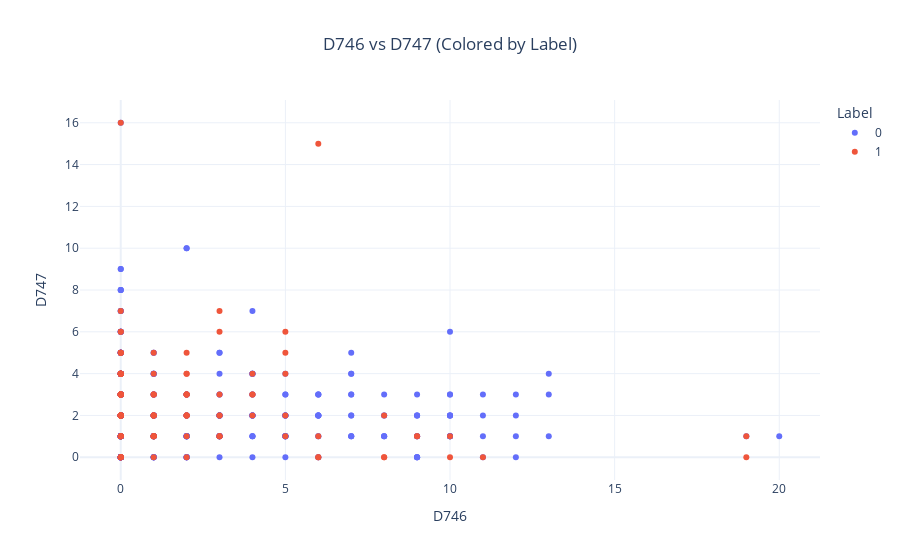

Notebook code for this chart:
### Code cell
import pandas as pd
import plotly.express as px

df = pd.read_csv('DIA_trainingset_Mold2_descriptors.csv')

# Convert label to string for coloring
df['Label'] = df['Label'].astype(str)

fig = px.scatter(df, x="D746", y="D747", color="Label",
                 title="D746 vs D747 (Colored by Label)",
                 labels={"D001": "D001", "D002": "D002", "Label": "Label"},
                 template="plotly_white")

fig.update_layout(title_x=0.5)
fig.show()

### Figure 1 — Plotly figure (JSON) as saved in the notebook; plotly's stock layout.template omitted (floating-point values rounded to 4 significant figures; data arrays with more than 128 entries replaced by an {"elided": "..."} marker saying what was removed)
{"data": [{"hovertemplate": "Label=0<br>D746=%{x}<br>D747=%{y}<extra></extra>", "legendgroup": "0", "marker": {"color": "#636efa", "symbol": "circle"}, "mode": "markers", "name": "0", "orientation": "v", "showlegend": true, "type": "scatter", "x": {"elided": "359 int values"}, "xaxis": "x", "y": {"elided": "359 int values"}, "yaxis": "y"}, {"hovertemplate": "Label=1<br>D746=%{x}<br>D747=%{y}<extra></extra>", "legendgroup": "1", "marker": {"color": "#EF553B", "symbol": "circle"}, "mode": "markers", "name": "1", "orientation": "v", "showlegend": true, "type": "scatter", "x": [0, 0, 0, 2, 8, 0, 0, 0, 2, 5, 2, 2, 5, 0, 0, 0, 1, 9, 0, 3, 0, 3, 1, 0, 0, 0, 11, 0, 0, 0, 0, 0, 0, 8, 6, 2, 2, 3, 0, 0, 1, 3, 0, 0, 3, 2, 0, 0, 2, 1, 1, 1, 1, 0, 19, 0, 0, 0, 3, 0, 2, 0, 0, 0, 0, 0, 4, 6, 4, 0, 1, 8, 3, 5, 0, 5, 0, 4, 10, 1, 0, 6, 3, 1, 0, 2, 1, 1, 5, 0, 2, 1, 0, 0, 1, 0, 19, 9, 1, 0, 0, 0, 1, 0, 2, 0, 0, 2, 0, 1, 0, 10, 0, 0, 4, 0, 0, 6], "xaxis": "x", "y": [3, 2, 2, 5, 0, 4, 3, 16, 3, 1, 2, 2, 6, 3, 1, 3, 1, 1, 2, 6, 2, 1, 1, 3, 6, 3, 0, 1, 4, 1, 4, 4, 2, 2, 1, 4, 2, 1, 2, 3, 2, 3, 6, 2, 2, 2, 5, 4, 3, 1, 4, 3, 2, 4, 1, 0, 0, 3, 2, 0, 4, 4, 2, 0, 4, 7, 4, 15, 3, 1, 2, 0, 1, 5, 0, 4, 3, 2, 1, 0, 2, 0, 7, 5, 3, 3, 3, 1, 2, 2, 3, 1, 2, 5, 2, 1, 0, 1, 3, 2, 0, 3, 1, 3, 1, 1, 4, 0, 5, 2, 2, 0, 5, 4, 3, 0, 4, 0], "yaxis": "y"}], "layout": {"legend": {"title": {"text": "Label"}, "tracegroupgap": 0}, "title": {"text": "D746 vs D747 (Colored by Label)", "x": 0.5}, "xaxis": {"anchor": "y", "domain": [0, 1], "title": {"text": "D746"}}, "yaxis": {"anchor": "x", "domain": [0, 1], "title": {"text": "D747"}}}}
